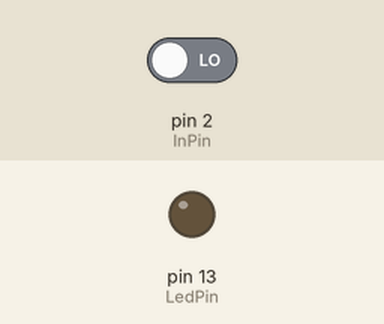
A sketch run on a simulated Arduino Uno, built with avr-gcc and run on an emulated ATmega328P. Shown: output pins drawn as LEDs (lit = HIGH). The inputs (shaded band) are chosen by the test bench; at power-on: pin 2 (InPin) LOW.

Above: at 1.2 s.
1.3 s: pin 2 (InPin) driven HIGH
At 2.4 s:
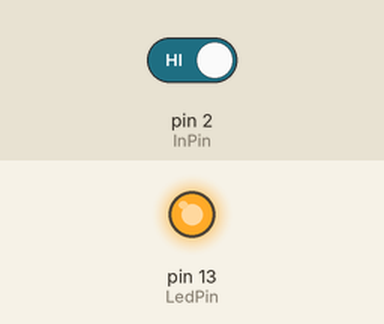
2.8 s: pin 2 (InPin) driven LOW
At 3.5 s:
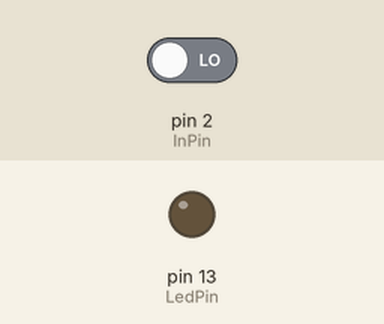
Timing chart, 0 to 5.8 s (numbered marks = the images above; inputs shaded):
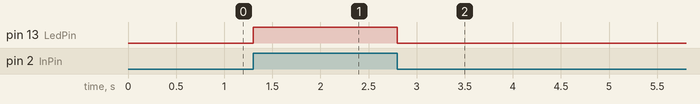

The sketch:

LED_toggle.ino
```cpp
int LedPin = 13;
int InPin = 2 ;
int val = 0  ;

void setup()
{
  pinMode(13, OUTPUT);
  pinMode(2,INPUT);
}
void loop(){
  val = digitalRead(InPin);
  if (val == HIGH) {
    digitalWrite(LedPin, HIGH);
  } else {
     digitalWrite(LedPin,LOW);
  }
}
```

Measured:
- after the input at 1.3 s, pin 13 (LedPin): LOW → HIGH at once
- after the input at 2.8 s, pin 13 (LedPin): HIGH → LOW at once
